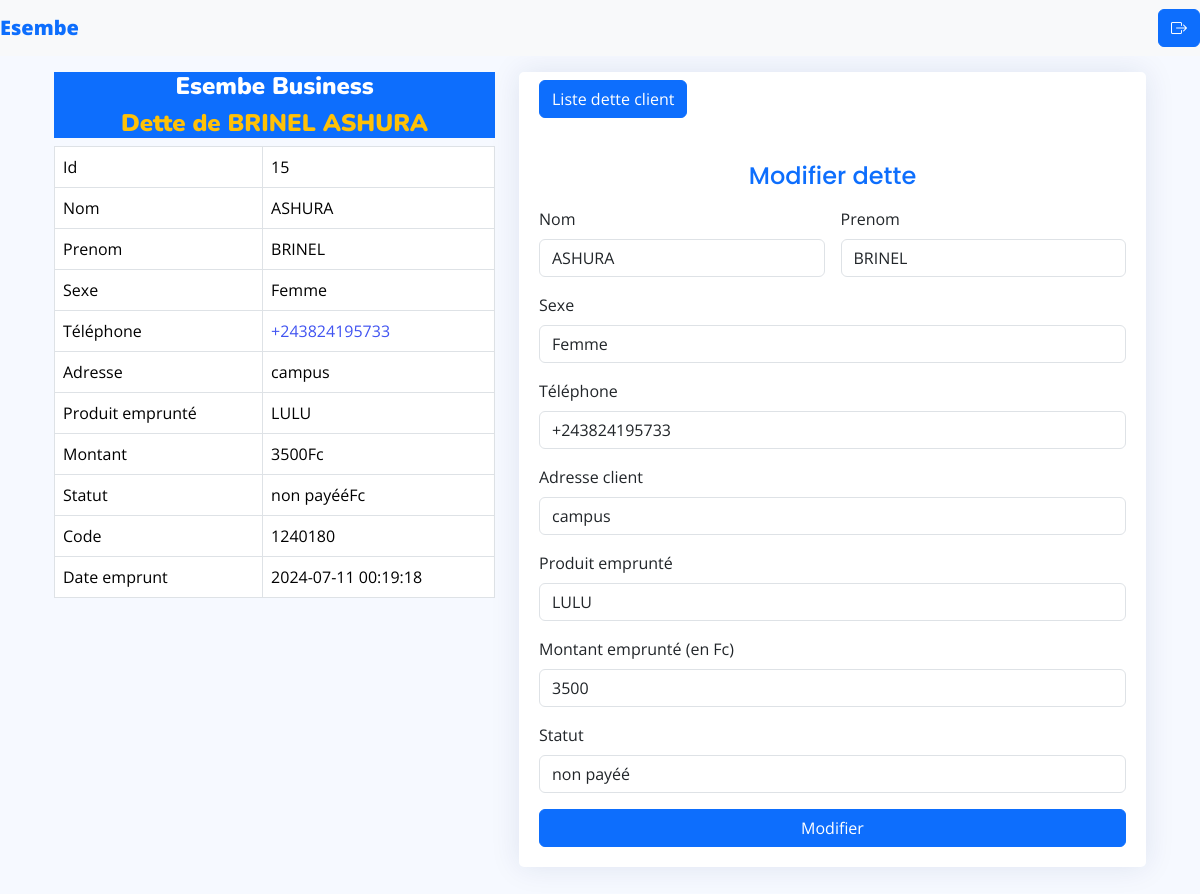
The app's page /dette/modifier_dette?action=modifier&id=15 (signed in) with its own data.
### tables this page shows
CREATE TABLE `dette_client` (
  `id` int(11) NOT NULL,
  `nom` varchar(50) NOT NULL,
  `prenom` varchar(50) NOT NULL,
  `sexe` varchar(10) NOT NULL,
  `telephone` varchar(15) NOT NULL,
  `adresse` text NOT NULL,
  `produit_emprunte` varchar(100) NOT NULL,
  `montant_emprunt` int(11) NOT NULL,
  `statut` text NOT NULL,
  `code` varchar(11) NOT NULL,
  `date_emprunt` datetime NOT NULL
);

### dette/modifier_dette.php (the view, shortened to what this page needs)
<?php
require_once('../connexiondb.php');
$id_dette = htmlspecialchars(intval($_GET['id']));
$recup_info_dette = $bdd->prepare("SELECT * FROM dette_client WHERE id = ?");
$recup_info_dette->execute(array($id_dette));
$info_dette = $recup_info_dette->fetch();
?>
<!DOCTYPE html>
<html lang="en">
<head>
  <link href="assets/vendor/bootstrap/css/bootstrap.min.css" rel="stylesheet">
  <link href="assets/vendor/bootstrap-icons/bootstrap-icons.css" rel="stylesheet">
  <link href="assets/vendor/boxicons/css/boxicons.min.css" rel="stylesheet">
  <link href="assets/vendor/quill/quill.snow.css" rel="stylesheet">
  <link href="assets/vendor/quill/quill.bubble.css" rel="stylesheet">
  <link href="assets/vendor/remixicon/remixicon.css" rel="stylesheet">
  <link href="assets/vendor/simple-datatables/style.css" rel="stylesheet">
  <link href="assets/css/style.css" rel="stylesheet">
</head>
<body>
<nav class="navbar navbar-light bg-light fixed-top">
  <a href="https://www.esembe-business.com" class="navbar-brand font-weight-bold text-primary" style="font-weight: 900;" >Esembe</a>
<div class="text-center">
<a href="../administration/bureau_admin" class="btn btn-primary"><i class="bi bi-box-arrow-right"></i></a>
</div>
</nav>
  <main>
    <div class="container">
      <section class="section register min-vh-100 d-flex flex-column align-items-center justify-content-center py-4">
        <div class="container">
          <div class="row justify-content-center">
            <div class="col-lg-5 col-12 mt-5">
                   <div class="section-header bg-primary">
                    <h2 class="text-center pb-0 fs-4" style="font-weight:900;"><a href="https://esemebe-business.com" class="text-white" style="font-weight:900;">Esembe Business</a></h2>
                    <h3 class="text-center text-warning pb-0 fs-4" style="font-weight:900;">Dette de <?=$info_dette['prenom'] ?> <?=$info_dette['nom'] ?></h3>
                  </div>
                     <table class="table text-start align-middle table-bordered table-hover mb-0">
                        <tbody>
                          <tr>
                            <td>Id</td>
                            <td><?=$info_dette['id'] ?></td>
                          </tr>
                          <tr>
                            <td>Nom</td>
                            <td><?=$info_dette['nom'] ?></td>
                          </tr>
                          <tr>
                            <td>Prenom</td>
                            <td><?=$info_dette['prenom'] ?></td>
                          </tr>
                          <tr>
                            <td>Sexe</td>
                            <td><?=$info_dette['sexe'] ?> </td>
                          </tr>
                          <tr>
                            <td>Téléphone</td>
                            <td><a href="<?=$info_dette['telephone'] ?>"><?=$info_dette['telephone'] ?></a></td>
                          </tr>
                          <tr>
                            <td>Adresse</td>
                            <td><?=$info_dette['adresse'] ?></td>
                          </tr>
                          <tr>
                            <td>Produit emprunté</td>
                            <td><?=$info_dette['produit_emprunte'] ?></td>
                          </tr>
                          <tr>
                            <td>Montant</td>
                            <td><?=$info_dette['montant_emprunt'] ?>Fc</td>
                          </tr>
                          <tr>
                            <td>Statut</td>
                            <td><?=$info_dette['statut'] ?>Fc</td>
                          </tr>
                          <tr>
                            <td>Code</td>
                            <td><?=$info_dette['code'] ?></td>
                          </tr>
                          <tr>
                            <td>Date emprunt</td>
                            <td><?=$info_dette['date_emprunt'] ?></td>
                          </tr>
                        </tbody>
                      </table>
            </div>
            <div class="col-lg-7 col-md-10 d-flex flex-column align-items-center justify-content-center mt-5">
              <div class="card mb-3">
                <div class="card-body">
                  <a href="Liste_dette_client" class="btn btn-primary mt-2">Liste dette client</a>
                  <div class="pt-4 pb-2">
                    <h5 class="card-title text-center text-primary pb-0 fs-4">Modifier dette</h5>
                  </div>
                  <form class="row g-3 needs-validation" novalidate method="post">
                 <div class="col-6">
                      <label for="nom" class="form-label">Nom</label>
                        <input type="text" placeholder="" class="form-first-name form-control" id="nom" name="nom" value="<?=$info_dette['nom'] ?>"/>
                    </div>
                    <div class="col-6">
                      <label for="prenom" class="form-label">Prenom</label>
                        <input type="text" class="form-last-name form-control" placeholder="" id="prenom" name="prenom" value="<?=$info_dette['prenom'] ?>"/>
                    </div>
                    <div class="col-12">
                      <label for="sexe" class="form-label">Sexe</label>
                        <select name="sexe" id="sexe" class="form-control">
                          <option value="<?=$info_dette['sexe'] ?>"><?=$info_dette['sexe'] ?></option>
                        </select>
                    </div>
                    <div class="col-12">
                      <label for="phone" class="form-label">Téléphone</label>
                        <input type="text" class="form-last-name form-control" placeholder="" id="phone" name="phone" value="<?=$info_dette['telephone'] ?>"/>
                    </div>
                    <div class="col-12">
                      <label for="adresse" class="form-label">Adresse client</label>
                        <input type="text" class="form-last-name form-control" placeholder="" id="adresse" name="adresse" value="<?=$info_dette['adresse'] ?>"/>
                    </div>
                    <div class="col-12">
                      <label for="produit" class="form-label">Produit emprunté</label>
                        <input type="text" class="form-last-name form-control" placeholder="" id="produit" name="produit" value="<?=$info_dette['produit_emprunte'] ?>"/>
                    </div>
                    <div class="col-12">
                      <label for="montant" class="form-label">Montant emprunté (en Fc)</label>
                        <input type="number" class="form-last-name form-control" placeholder="" id="montant" name="montant" value="<?=$info_dette['montant_emprunt'] ?>"/>
                    </div>
                    <div class="col-12">
                      <label for="statut" class="form-label">Statut</label>
                        <input type="text" class="form-last-name form-control" placeholder="" id="statut" name="statut" value="<?=$info_dette['statut'] ?>"/>
                    </div>
                    <div class="col-12">
                      <button class="btn btn-primary w-100" name="valider" type="submit">Modifier</button>
                    </div>
                  </form>
                </div>
              </div>
            </div>
          </div>
        </div>
      </section>
    </div>
  </main>
</body>
</html>

### dette/assets/css/style.css (style rules this page uses)
:root { scroll-behavior: smooth; }
body { font-family: "Open Sans", sans-serif; background: #f6f9ff; color: #444444; }
a { color: #4154f1; text-decoration: none; }
h1, h2, h3, h4, h5, h6 { font-family: "Nunito", sans-serif; }
.card { margin-bottom: 30px; border: none; border-radius: 5px; box-shadow: 0px 0 30px rgba(1, 41, 112, 0.1); }
.card-title { padding: 20px 0 15px 0; font-size: 18px; font-weight: 500; color: #012970; font-family: "Poppins", sans-serif; }
.card-body { padding: 0 20px 20px 20px; }

### records on screen
dette_client: prenom "BRINEL", nom "ASHURA", id "15", sexe "Femme", telephone "+243824195733", adresse "campus", produit_emprunte "LULU", montant_emprunt "3500", statut "non payéé", code "1240180", date_emprunt "2024-07-11 00:19:18", phone "+243824195733", produit "LULU", montant "3500"
